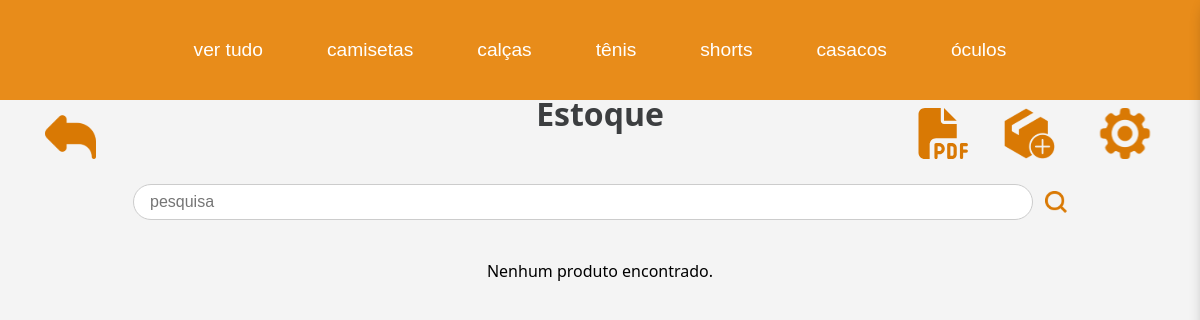
/paginas/estoque.php?categoria=camiseta, run on an earlier commit of the app's database.
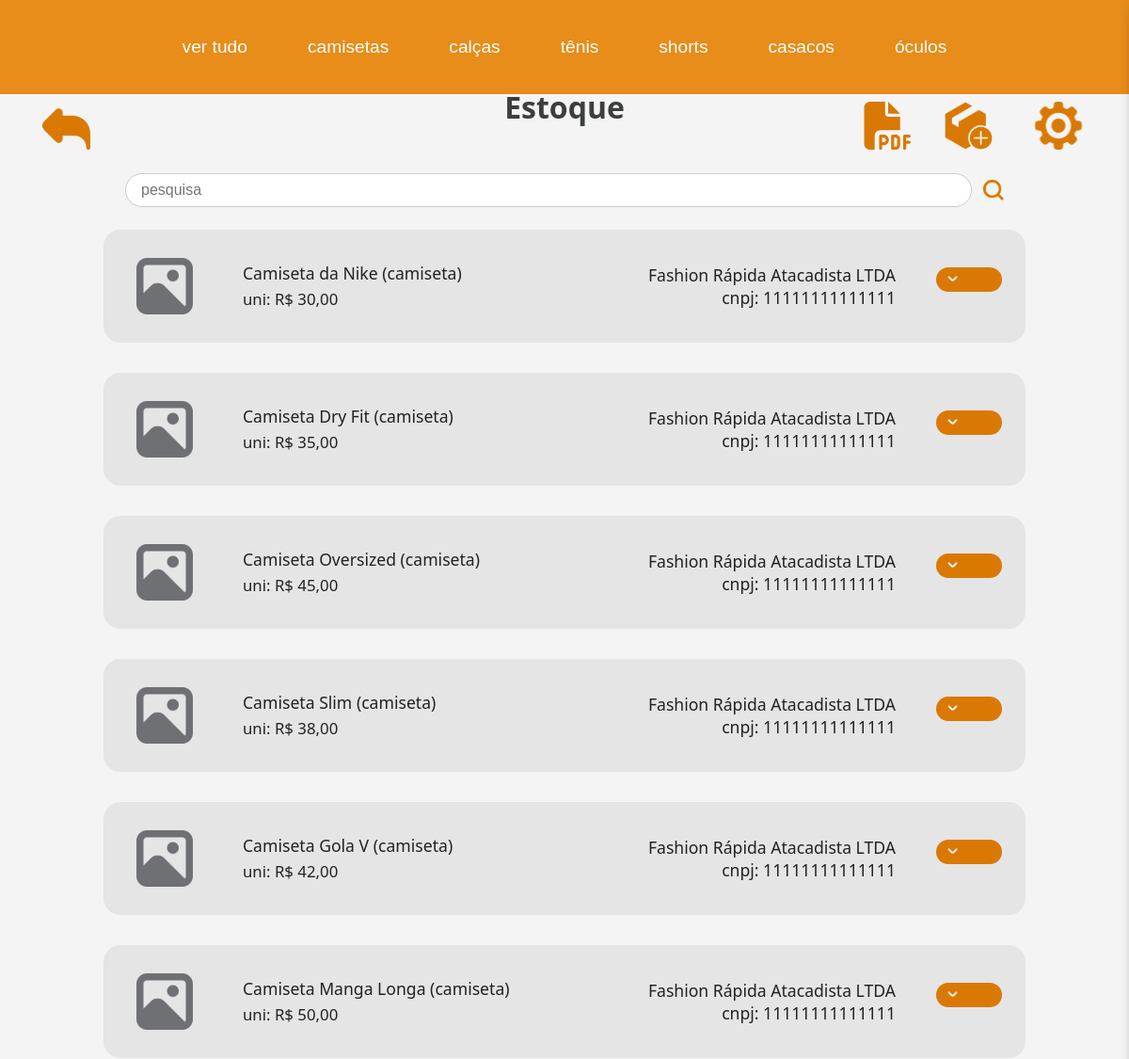
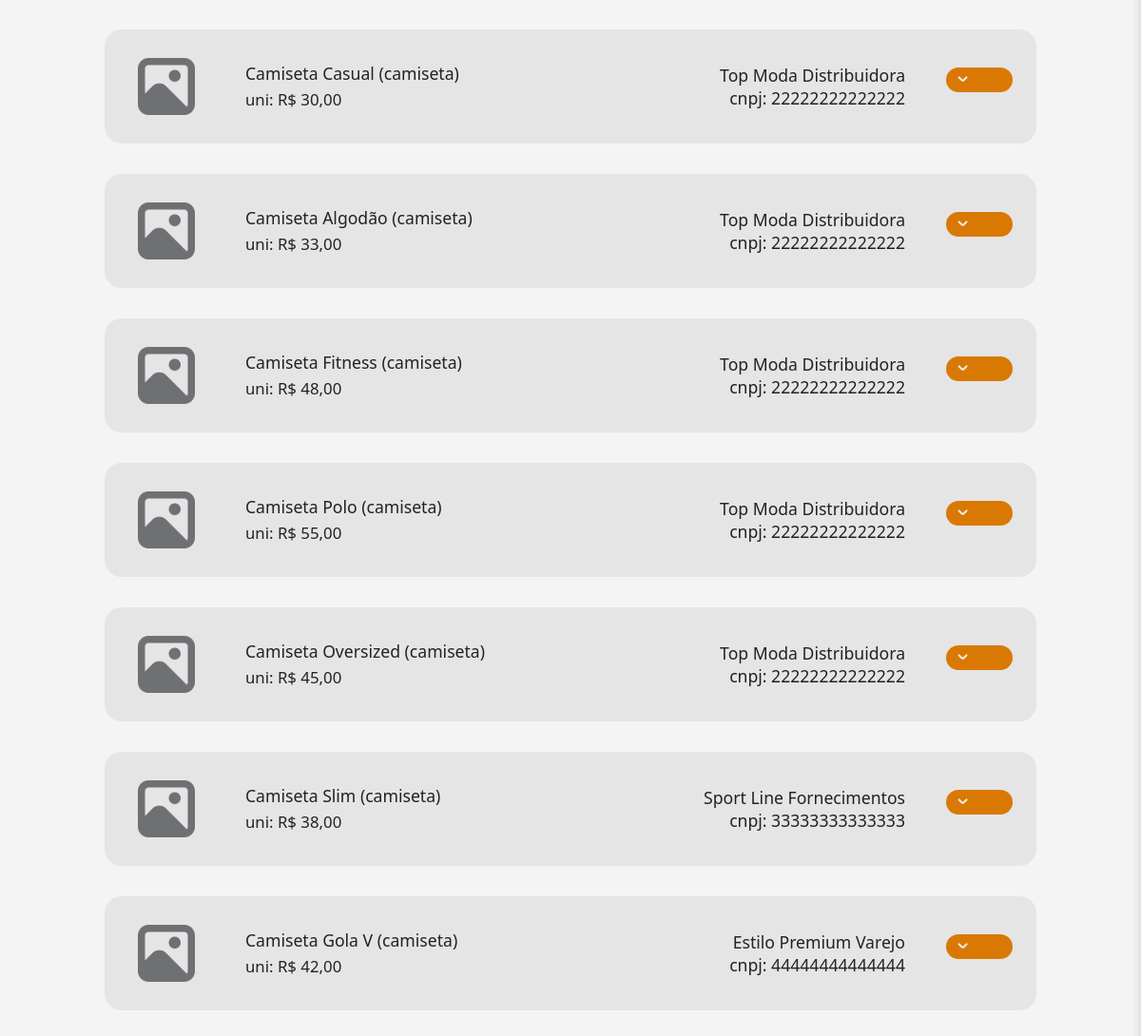
And on a later commit of the database (2 pictures, top to bottom).
### tables this page shows
CREATE TABLE IF NOT EXISTS produto (
  idproduto INT NOT NULL AUTO_INCREMENT,
  nome VARCHAR(200) NOT NULL,
  quantidade_estoque INT NOT NULL,
  preco_uni DECIMAL(10,2) NOT NULL,
  cor VARCHAR(45) NOT NULL,
  idtipo_produto INT NOT NULL,
  PRIMARY KEY (idproduto),
  FOREIGN KEY (idtipo_produto) REFERENCES tipo_produto(idtipo_produto)
);

CREATE TABLE IF NOT EXISTS tipo_produto(
  idtipo_produto INT NOT NULL AUTO_INCREMENT,
  tipo VARCHAR(100) NOT NULL,
  PRIMARY KEY (idtipo_produto)
);

CREATE TABLE IF NOT EXISTS fornecedor(
  idfornecedor INT NOT NULL AUTO_INCREMENT,
  nome VARCHAR(200) NOT NULL,
  cnpj VARCHAR(15) NOT NULL,
  PRIMARY KEY (idfornecedor)
);

### paginas/estoque.php (the view, shortened to what this page needs)
<?php
    include 'header.php';
    include_once '../db/conexao.php';
    $where = '';
    if (isset($_GET['categoria']) && $_GET['categoria'] != '') {
        $categoria = mysqli_real_escape_string($conn, $_GET['categoria']);
        if ($where == '') {
            $where = "WHERE LOWER(tipo_produto.tipo) = LOWER('$categoria')";
        } else {
            $where .= " AND LOWER(tipo_produto.tipo) = LOWER('$categoria')";
        }
    }
?>
<!DOCTYPE html>
<html lang="pt-br">
<head>
    <link rel="stylesheet" href="../assets/css/style.css">
    <link rel="stylesheet" href="../assets/css/headerStyle.css">
    <link rel="stylesheet" href="../assets/css/estoqueStyle.css">
    <link rel="stylesheet" href="../assets/css/sidebarStyle.css">
</head>
<body>
    <div class="settings-icon left">
        <a href="home.php"><img src="../assets/img/voltar.svg" alt="Voltar"></a>
    </div>
    <div class="settings-icon right">
        <a href="pdfProduto.php"><img src="../assets/img/pdf.svg" alt="PDF Produtos em Estoque" style="width:60px;" /></a>
        <a href="cadastro_prod.php"><img src="../assets/img/add_prod.svg" alt="adicionar"></a>
        <div class="settings-icone" onclick="toggleSidebar()">
            <img src="../assets/img/gear.svg" alt="Configurações" style="cursor: pointer;">
        </div>
    </div>
    <div class="estoque-container">
        <div class="estoque-header">
            <div class="h1-right">Estoque</div>
        </div>
        <form class="estoque-search">
            <input type="text" placeholder="pesquisa" name="pesquisa">
            <button type="submit" class="estoque-search-btn"><img src="../assets/img/lupa.svg" alt="Buscar"></button>
        </form>
        <div class="estoque-lista">
            <?php
                $sql = "SELECT
                        produto.nome AS nome_p,
                        tipo_produto.tipo,
                        produto.preco_uni,
                        fornecedor.nome AS nome_f,
                        fornecedor.cnpj
                        FROM produto
                        JOIN tipo_produto ON produto.idtipo_produto = tipo_produto.idtipo_produto
                        JOIN produtos_fornecidos pf ON produto.idproduto = pf.idproduto
                        JOIN fornecedor ON pf.idfornecedor = fornecedor.idfornecedor $where";
            $result = mysqli_query($conn, $sql);
            if ($result && mysqli_num_rows($result) > 0) {
                while ($row = mysqli_fetch_assoc($result)) {
            ?>
            <div class="estoque-card">
                <div class="estoque-card-img">
                    <img src="../assets/img/prod_img.svg" alt="Produto">
                </div>
                <div class="estoque-card-info">
                    <div class="estoque-card-title"><?php echo $row['nome_p'] . ' (' . $row['tipo'] . ')'; ?></div>
                    <div class="estoque-card-preco">uni: R$ <?php echo number_format($row['preco_uni'], 2, ',', '.'); ?></div>
                </div>
                <div class="estoque-card-fornecedor">
                    <?php echo $row['nome_f']; ?><br>
                    <span class="estoque-card-cnpj">cnpj: <?php echo $row['cnpj']; ?></span>
                </div>
                <div class="estoque-card-actions">
                    <div class="dropdown">
                        <?php
                            if($row['tipo'] != 'óculos'){
                                echo "<select name='tamanho' required>";
                                echo "<option value=''></option>";
                                        if($row['tipo'] == 'camiseta'){
                                            $tamanhos = ['PP', 'P','M', 'G', 'GG'];
                                            foreach($tamanhos as $tamanho){
                                                echo "<option value='{$tamanho}'>{$tamanho}</option>";
                                            }
                                        }else{
                                            for($i=34; $i <= 45; $i++){
                                                echo "<option value='{$i}'>{$i}</option>";
                                            }
                                        }
                                echo "</select>";
                            }
                        ?>
                    </div>
                </div>
            </div>
            <?php
                }
            } else {
                echo "<p>Nenhum produto encontrado.</p>";
            }
            ?>
        </div>
    </div>
</body>
</html>

What changed in the data, as far as the page shows it:
now on this page (row edited): produto: nome "Camiseta da Nike", idtipo_produto.tipo "camiseta", preco_uni "30,00", fornecedor.nome "Fashion Rápida Atacadista LTDA", fornecedor.cnpj "11111111111111"
added produto: nome "Camiseta Dry Fit", idtipo_produto.tipo "camiseta", preco_uni "35,00", fornecedor.nome "Fashion Rápida Atacadista LTDA", fornecedor.cnpj "11111111111111"
added produto: nome "Camiseta Oversized", idtipo_produto.tipo "camiseta", preco_uni "45,00", fornecedor.nome "Fashion Rápida Atacadista LTDA", fornecedor.cnpj "11111111111111", fornecedor.nome "Top Moda Distribuidora", fornecedor.cnpj "22222222222222"
added produto: nome "Camiseta Slim", idtipo_produto.tipo "camiseta", preco_uni "38,00", fornecedor.nome "Fashion Rápida Atacadista LTDA", fornecedor.cnpj "11111111111111", fornecedor.nome "Sport Line Fornecimentos", fornecedor.cnpj "33333333333333"
added produto: nome "Camiseta Gola V", idtipo_produto.tipo "camiseta", preco_uni "42,00", fornecedor.nome "Fashion Rápida Atacadista LTDA", fornecedor.cnpj "11111111111111", fornecedor.nome "Estilo Premium Varejo", fornecedor.cnpj "44444444444444"
added produto: nome "Camiseta Manga Longa", idtipo_produto.tipo "camiseta", preco_uni "50,00", fornecedor.nome "Fashion Rápida Atacadista LTDA", fornecedor.cnpj "11111111111111"
added produto: nome "Camiseta Casual", idtipo_produto.tipo "camiseta", preco_uni "30,00", fornecedor.nome "Top Moda Distribuidora", fornecedor.cnpj "22222222222222"
added produto: nome "Camiseta Algodão", idtipo_produto.tipo "camiseta", preco_uni "33,00", fornecedor.nome "Top Moda Distribuidora", fornecedor.cnpj "22222222222222"
added produto: nome "Camiseta Fitness", idtipo_produto.tipo "camiseta", preco_uni "48,00", fornecedor.nome "Top Moda Distribuidora", fornecedor.cnpj "22222222222222"
added produto: nome "Camiseta Polo", idtipo_produto.tipo "camiseta", preco_uni "55,00", fornecedor.nome "Top Moda Distribuidora", fornecedor.cnpj "22222222222222"
Also different on the page:
text no longer shown: "Nenhum produto encontrado."
